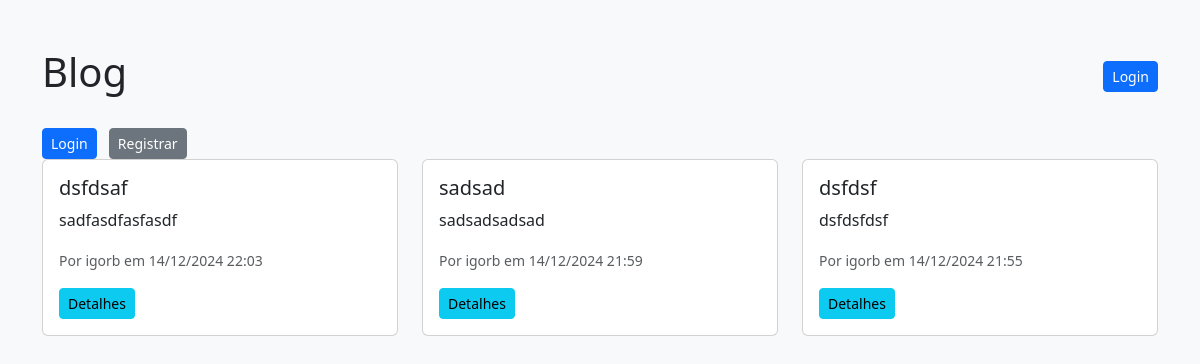
/post_list/, run on an earlier commit of the app's database.
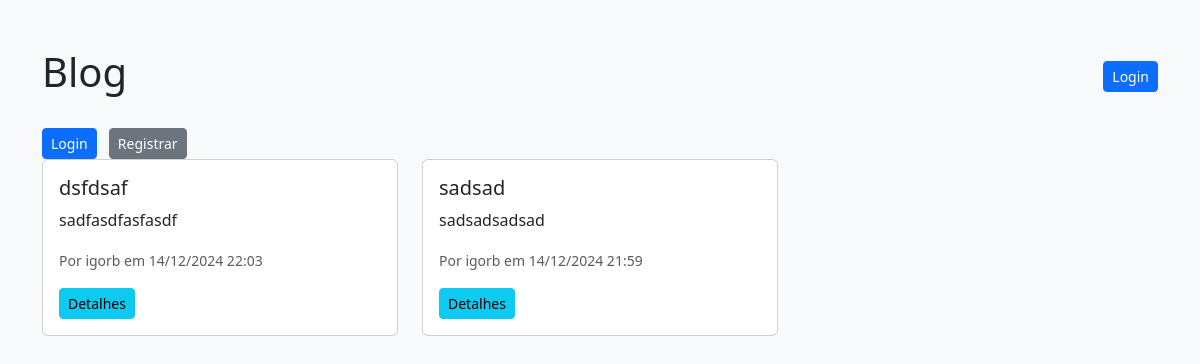
And on a later commit of the database.
### blog/models.py (models this page shows, shortened)
class Post(models.Model):
    title = models.CharField(max_length=200)
    content = models.TextField()
    author = models.ForeignKey(User, on_delete=models.CASCADE)
    created_at = models.DateTimeField(default=timezone.now)
    updated_at = models.DateTimeField(auto_now=True)

### blog/views.py (the view)
# urls.py: path('post_list/', views.post_list, name='post_list'),
def post_list(request):
    posts = Post.objects.all().order_by('-created_at')
    return render(request, 'blog/post_list.html', {'posts': posts})

### blog/templates/blog/post_list.html (shortened to what this page needs)
{% load static %}
<!DOCTYPE html>
<html>
<head>
    <link rel="stylesheet" href="{% static 'css/post_list.css' %}?v=1" />
    <link href="https://cdn.jsdelivr.net/npm/bootstrap@5.3.0-alpha1/dist/css/bootstrap.min.css" rel="stylesheet">
</head>
<body class="bg-light">
    <div class="container mt-5">
        <div class="d-flex justify-content-between align-items-center mb-4">
            <div class="title">
                <h1>Blog</h1>
            </div>
                {% if user.is_authenticated %}
            <div class="menu">
                <span>Bem-vindo, {{ user.username }}!</span>
                <a href="{% url 'logout' %}" class="btn btn-danger btn-sm ms-3">Logout</a>
            </div>
                {% else %}
                    <a href="{% url 'login' %}" class="btn btn-primary btn-sm">Login</a>
                {% endif %}
        </div>
        {% if user.is_authenticated %}
        <div class="add_post">
            <a href="{% url 'post_new' %}" class="btn btn-success btn-sm me-4">Adicionar Post</a>
        </div>
            {% else %}
                <a href="{% url 'login' %}" class="btn btn-primary btn-sm">Login</a>
                <a href="{% url 'registro' %}" class="btn btn-secondary btn-sm ms-2">Registrar</a>
            {% endif %}
        {% if posts %}
            <div class="row">
                {% for post in posts %}
                    <div class="col-md-4 mb-4">
                        <div class="card">
                            <div class="card-body">
                                <h5 class="card-title">{{ post.title }}</h5>
                                <p class="card-text">{{ post.content|truncatewords:20 }}</p>
                                <small class="text-muted">Por {{ post.author }} em {{ post.created_at|date:"d/m/Y H:i" }}</small>
                                <div class="mt-3">
                                    <a href="{% url 'post_detail' post.pk %}" class="btn btn-sm btn-info">Detalhes</a>
                                </div>
                            </div>
                        </div>
                    </div>
                {% endfor %}
            </div>
        {% else %}
            <p class="text-center">Nenhuma postagem encontrada.</p>
        {% endif %}
    </div>
</body>
</html>

What changed in the data, as far as the page shows it:
removed Post: title "dsfdsf", content "dsfdsfdsf", author "igorb", created_at "14/12/2024 21:55"
